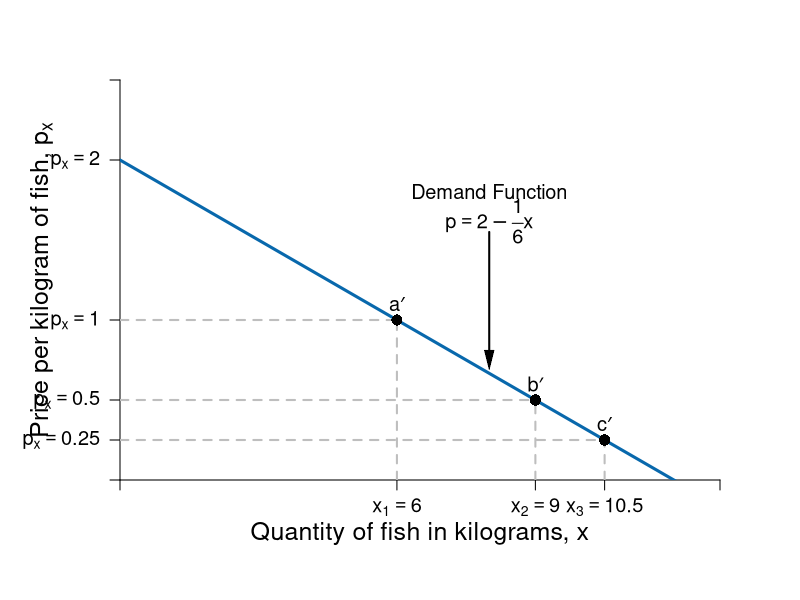

Source code (R):
require(shape)
pdf(file = "bfh-textbook/indmarketdemand/offer_demand.pdf", width = 9, height = 7)

#Set parameters for graphics
axislabelsize <- 1.5
labelsize <- 1.2
graphlinewidth <- 3
segmentlinewidth <- 2

COL <- c("#7fc97f", "#beaed4", "#fdc086", "#ffff99", "#386cb0", "#f0027f", "#bf5b17", "#666666")
COLA <- c("#99d8c9","#66c2a4","#41ae76", "#238b45", "#005824")
COLB <- c("#4eb3d3", "#2b8cbe", "#0868ac","#084081")

#Edited the margins to cater for the larger LHS labels
par(mar =  c(6, 6, 4, 4))

mrsA <- function(x, rmax = 10, xmax = 20) {
  rmax - (rmax/xmax)*x
}


uA <- function(x, y, rmax = 2, xmax = 12) {
  y + rmax*x - (1/2)*(rmax/xmax)*x^2
}

indiffA1 <- function(x, uA = 10, rmax = 2.5, xmax = 10) {
  uA - rmax*x + (1/2)*(rmax/xmax)*(x^2)
}

offerCurve <- function(x, w, rmax = 2, xmax = 12) {
  w - rmax*x + (rmax/xmax)*x^2
}

bcA <- function(x, w = 20, p = 2) {
  w - p*x
}


xlims <- c(0, 13)
ylims <- c(0, 2.5)

npts <- 501 
x <- seq(xlims[1], xlims[2], length.out = npts)
y <- seq(ylims[1], ylims[2], length.out = npts) 
a <- c(13, 16.75, 19.25)

plot(0, 0, xlim = xlims, ylim = ylims, type = "n",
     xlab = expression(paste("")),
     ylab = expression(paste("")), 
     xaxt = "n", 
     yaxt = "n", 
     cex.lab = axislabelsize, 
     bty = "n",
     xaxs="i", 
     yaxs="i")

# ticksy <- seq(from = ylims[1], to = ylims[2], by = 2)
# ylabels <- seq(from = ylims[1], to = ylims[2], by = 2)
# ticksx <- seq(from = xlims[1], to = xlims[2], by = 2)
# xlabels <- seq(from = xlims[1], to = xlims[2], by = 2)
ticksy <- c(0, 0.25, 0.5, 1, 2, ylims[2])
ylabels <- c(NA, expression(paste(p[x] == 0.25)), expression(paste(p[x]==0.5)), expression(paste(p[x]==1)), expression(paste(p[x]==2)), NA)
ticksx <- c(0, 6, 9, 10.5,  xlims[2])
xlabels <- c(NA, expression(paste(x[1]) == 6), expression(paste(x[2])==9), expression(paste(x[3])==10.5), NA)




axis(1, at = ticksx, pos = 0, labels = xlabels, cex.axis = labelsize)
axis(2, at = ticksy, pos = 0, labels = ylabels, las = 1, cex.axis = labelsize)

npts <- 500 
xx1 <- seq(xlims[1], xlims[2], length.out = npts)

#lines(xx1, bcA(xx1, w = 10, p = 1.5), col = COLB[3], lwd = graphlinewidth)
lines(xx1, mrsA(xx1, rmax = 2, xmax = 12), col = COLB[3], lwd = graphlinewidth)
#lines(xx1, bcA(xx1, w = 10, p = 0.5), col = COLB[3], lwd = graphlinewidth)
#lines(xx1, bcA(xx1, w = 10, p = 0.25), col = COLB[3], lwd = graphlinewidth)


#Label the axes
mtext(expression(paste("Quantity of fish in kilograms, ", x)), side=1, line = 2.5, cex = axislabelsize)
text(-1.7, 0.5*ylims[2], expression(paste("Price per kilogram of fish, ", p[x])), xpd = TRUE, cex = axislabelsize, srt = 90) 

#Label the indifference curves
# text(11.8, 1.3, expression(u[1]))
# text(11.8, 5.1, expression(u[2]))
# text(11.8, 7.6, expression(u[3]))

#Label the price lines
# text(8, 0.9, expression(paste(pl[1], ", ", p[x] == 0.25)))
# text(11.3, 3.75, expression(paste(pl[2], ", ", p[x] == 0.5)))
# text(11.3, 6.8, expression(paste(pl[3], ", ", p[x] == 1)))

#Label the offer curve
text(8, 1.8, expression("Demand Function"), cex = labelsize)
text(8, 1.62, expression(p == 2 - frac(1,6)*x), cex = labelsize)
Arrows(8, 1.55, 8, 0.75, col = "black", lty = 1, lwd = 2, arr.type = "triangle", arr.lwd = 0.5)

#Add the offer curve (superimposed on the indifference curves tangent to the price lines)
#xx2 <- seq(2, xlims[2], length.out = npts)
#lines(xx2, offerCurve(xx2, w = 10, rmax = 2, xmax = 12), col = COL[3], lwd = graphlinewidth)

#Segments for points on Offer curve
segments(0, 1, 6, 1, lty = 2, col = "gray" , lwd = segmentlinewidth)
segments(6, 0, 6, 1, lty = 2, col = "gray" , lwd = segmentlinewidth)
segments(0, 0.5, 9, 0.5, lty = 2, col = "gray" , lwd = segmentlinewidth)
segments(9, 0, 9, 0.5, lty = 2, col = "gray" , lwd = segmentlinewidth)
segments(0, 0.25, 10.5, 0.25, lty = 2, col = "gray" , lwd = segmentlinewidth)
segments(10.5, 0, 10.5, 0.25, lty = 2, col = "gray" , lwd = segmentlinewidth)

#Annotate points on offer curve mrs = p for each of p = 1, 0.5, 0.25
#Where mrs = 2 - (1/6)*x
points(6, 1, pch = 16, col = "black", cex = 1.5)
points(9, 0.5, pch = 16, col = "black", cex = 1.5)
points(10.5, 0.25, pch = 16, col = "black", cex = 1.5)

text(6, 1.1, expression(paste(a*minute)), cex = labelsize)
text(9, 0.6, expression(paste(b*minute)), cex = labelsize)
text(10.5, 0.35, expression(paste(c*minute)), cex = labelsize)

dev.off()
